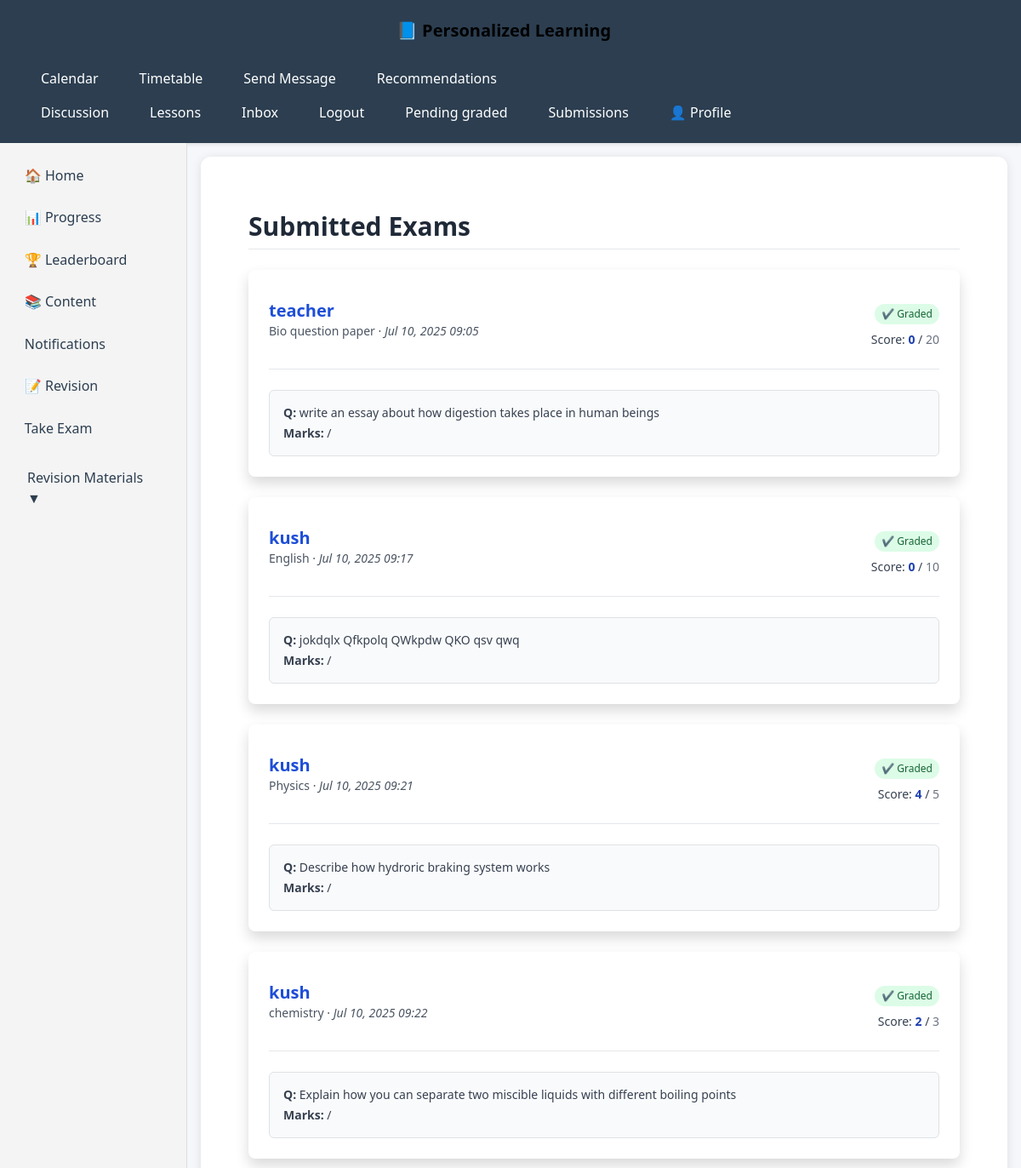
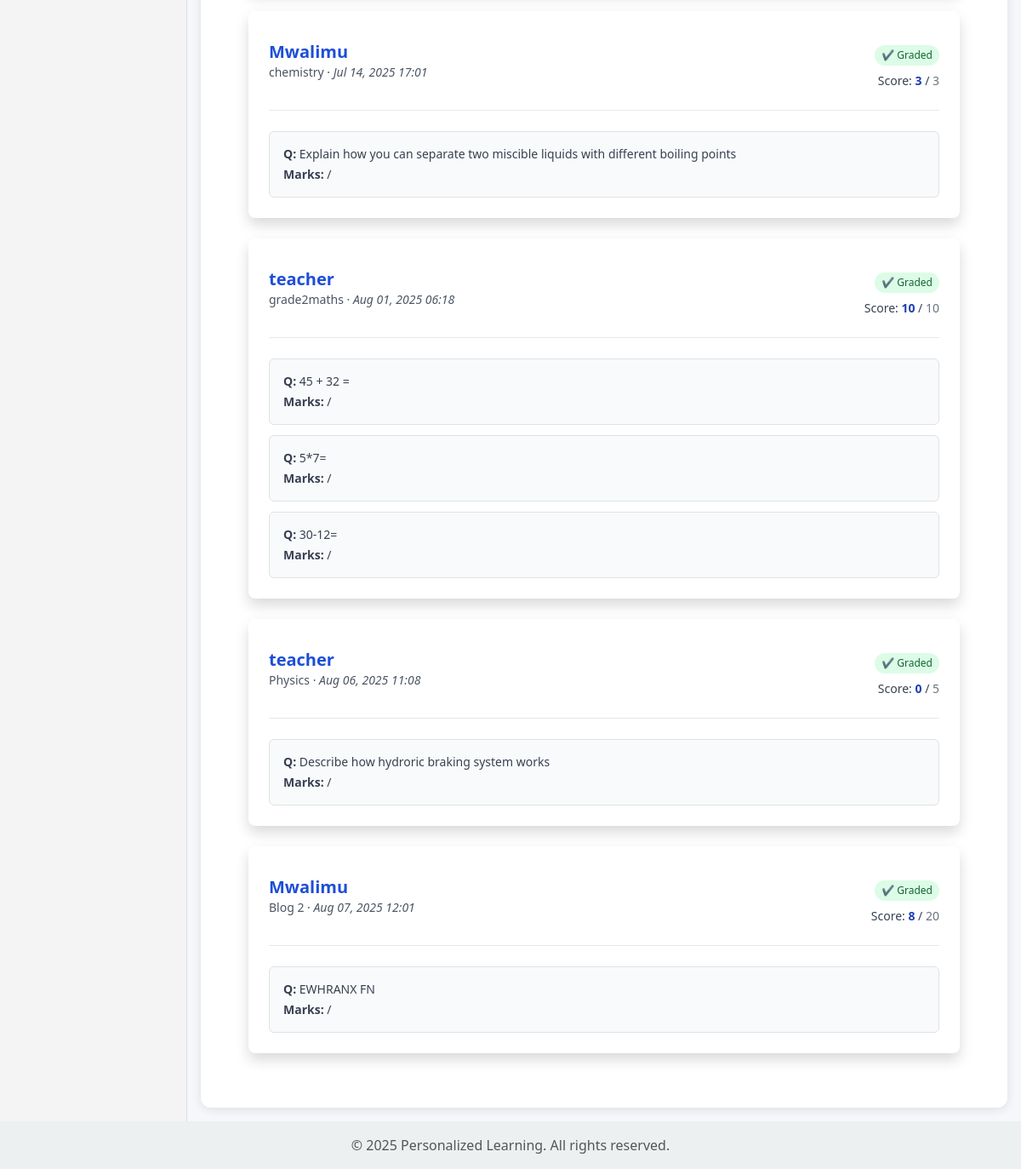
Page /examination/submissions/ (signed in) on the committed database (2 pictures, top to bottom).
### Examination/models.py (models this page shows, shortened)
class StudentExam(models.Model):
    student = models.ForeignKey(Profile, on_delete=models.CASCADE)
    exam = models.ForeignKey(Exam, on_delete=models.CASCADE)
    submitted_at = models.DateTimeField(auto_now_add=True)
    graded = models.BooleanField(default=False)
    submitted=models.BooleanField(default=False)
    total_marks = models.PositiveIntegerField(default=0)

class Exam(models.Model):
    title = models.CharField(max_length=255)
    created_by = models.ForeignKey(Teacher, on_delete=models.SET_NULL, null=True)
    created_at = models.DateTimeField(auto_now_add=True)

class StudentAnswer(models.Model):
    student_exam = models.ForeignKey(StudentExam, on_delete=models.CASCADE, related_name='answers')
    question = models.ForeignKey(Question, on_delete=models.CASCADE)
    answer_text = models.TextField()
    marks_awarded = models.PositiveIntegerField(null=True, blank=True)
    checked_by = models.ForeignKey(Profile, on_delete=models.SET_NULL, null=True, blank=True)
    checked_at = models.DateTimeField(null=True, blank=True)

class Question(models.Model):
    exam = models.ForeignKey(Exam, on_delete=models.CASCADE, related_name='questions')
    text = models.TextField()
    max_marks = models.PositiveIntegerField(default=1)

### users/models.py (models this page shows, shortened)
class Profile(models.Model):
    GENDER_CHOICES = [
        ('M', 'Male'),
        ('F', 'Female'),
        ('O', 'Other'),
    ]
    ROLE_CHOICES = [
        ('student', 'Student'),
        ('teacher', 'Teacher'),
        ('admin', 'Admin'),
    ]
    user = models.OneToOneField(User, on_delete=models.CASCADE, related_name='users_profile',null=True)
    full_name = models.CharField(max_length=150, blank=True)
    grade = models.CharField(max_length=50, blank=True)
    school = models.CharField(max_length=100, blank=True)
    address = models.CharField(max_length=255, blank=True)
    gender = models.CharField(max_length=1, choices=GENDER_CHOICES, blank=True)
    dob = models.DateField(verbose_name="Date of Birth", null=True, blank=True)
    role = models.CharField(max_length=10, choices=ROLE_CHOICES, default='teacher')

### Examination/views.py (the view)
# urls.py: path('submissions/', views.submissions, name='submissions'),
@login_required
def submissions(request):
    if request.user.username != "Mwalimu":
        return render(request, 'Examination/404.html', status=403)
    submissions = StudentExam.objects.filter(submitted=True).select_related('student__user', 'exam')
    submission_data = []
    for submission in submissions:
        answers = StudentAnswer.objects.filter(student_exam=submission).select_related('question')
        total_awarded = sum((ans.marks_awarded or 0) for ans in answers)
        total_possible = sum((ans.question.max_marks or 0) for ans in answers)
        submission_data.append({
            'submission': submission,
            'answers': answers,
            'total_awarded': total_awarded,
            'total_possible': total_possible,
        })
    return render(request, 'Examination/submissions.html', {
        'submission_data': submission_data
    })

### Examination/templates/Examination/submissions.html (shortened to what this page needs)
{% extends 'content/base.html' %}
{% block content %}
<div class="max-w-5xl mx-auto px-4 py-8">
  <h2 class="text-3xl font-bold text-gray-800 mb-6 border-b pb-2">Submitted Exams</h2>
  {% if submission_data %}
    <ul class="space-y-6">
      {% for item in submission_data %}
        <li class="bg-white rounded-lg shadow hover:shadow-md transition-shadow p-6">
          <div class="flex flex-col sm:flex-row sm:justify-between sm:items-center mb-4">
            <div>
              <p class="text-xl font-semibold text-blue-700">
                {{ item.submission.student.user.username }}
              </p>
              <p class="text-sm text-gray-600">
                {{ item.submission.exam.title }} &middot;
                <span class="italic">{{ item.submission.submitted_at|date:"M d, Y H:i" }}</span>
              </p>
            </div>
            <div class="text-sm text-right mt-3 sm:mt-0">
              {% if item.submission.graded %}
                <span class="inline-flex items-center px-2 py-1 bg-green-100 text-green-800 rounded-full text-xs font-medium">
                  ✔️ Graded
                </span>
              {% else %}
                <a href="{% url 'grade_exam' item.submission.id %}"
                   class="inline-block px-4 py-2 text-sm font-medium text-white bg-green-600 hover:bg-green-700 rounded-md">
                  Grade
                </a>
              {% endif %}
              <p class="mt-2 text-gray-700">
                <span class="font-medium">Score:</span>
                <span class="text-blue-800 font-semibold">{{ item.total_awarded }}</span> /
                <span class="text-gray-500">{{ item.total_possible }}</span>
              </p>
            </div>
          </div>
          <div class="mt-2 border-t pt-4">
            <ul class="space-y-3 text-sm text-gray-700">
              {% for ans in item.answers %}
                <li class="bg-gray-50 p-3 rounded-md border">
                  <p class="mb-1"><strong>Q:</strong> {{ ans.question.text|truncatechars:100 }}</p>
                  <p>
                    <strong>Marks:</strong>
                     /
                  </p>
                </li>
              {% endfor %}
            </ul>
          </div>
        </li>
      {% endfor %}
    </ul>
  {% else %}
    <p class="text-gray-500 text-center mt-10">No submitted exams available at the moment.</p>
  {% endif %}
</div>
{% endblock %}

### content/templates/content/base.html (style rules this page uses)
body { margin: 0; font-family: 'Segoe UI', Tahoma, Geneva, Verdana, sans-serif; background-color: #f5f7fa; color: #333; display: flex; flex-direction: column; min-height: 100vh; }

### rows in the picture
StudentExam: submission.student.user.username "teacher", submission.exam "Bio question paper", submission.submitted_at "Jul 10, 2025 09:05", graded "✔️ Graded", total_awarded "0", total_possible "20"
StudentAnswer: question.text "write an essay about how digestion takes place in human beings"
StudentExam: submission.student.user.username "kush", submission.exam "English", submission.submitted_at "Jul 10, 2025 09:17", graded "✔️ Graded", total_awarded "0", total_possible "10"
StudentAnswer: question.text "jokdqlx Qfkpolq QWkpdw QKO qsv qwq"
StudentExam: submission.student.user.username "kush", submission.exam "Physics", submission.submitted_at "Jul 10, 2025 09:21", graded "✔️ Graded", total_awarded "4", total_possible "5"
StudentAnswer: question.text "Describe how hydroric braking system works"
StudentExam: submission.student.user.username "kush", submission.exam "chemistry", submission.submitted_at "Jul 10, 2025 09:22", graded "✔️ Graded", total_awarded "2", total_possible "3"
StudentAnswer: question.text "Explain how you can separate two miscible liquids with different boiling points"
StudentExam: submission.student.user.username "Mwalimu", submission.exam "chemistry", submission.submitted_at "Jul 14, 2025 17:01", graded "✔️ Graded", total_awarded "3", total_possible "3"
StudentAnswer: question.text "Explain how you can separate two miscible liquids with different boiling points"
StudentExam: submission.student.user.username "teacher", submission.exam "grade2maths", submission.submitted_at "Aug 01, 2025 06:18", graded "✔️ Graded", total_awarded "10", total_possible "10"
StudentAnswer: question.text "45 + 32 ="
StudentAnswer: question.text "5*7="
StudentAnswer: question.text "30-12="
StudentExam: submission.student.user.username "teacher", submission.exam "Physics", submission.submitted_at "Aug 06, 2025 11:08", graded "✔️ Graded", total_awarded "0", total_possible "5"
StudentAnswer: question.text "Describe how hydroric braking system works"
StudentExam: submission.student.user.username "Mwalimu", submission.exam "Blog 2", submission.submitted_at "Aug 07, 2025 12:01", graded "✔️ Graded", total_awarded "8", total_possible "20"
StudentAnswer: question.text "EWHRANX FN"
